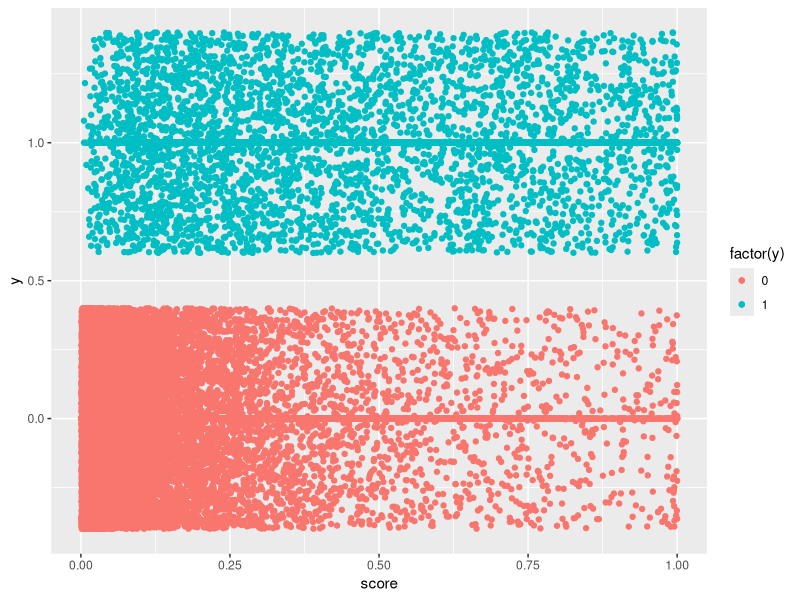
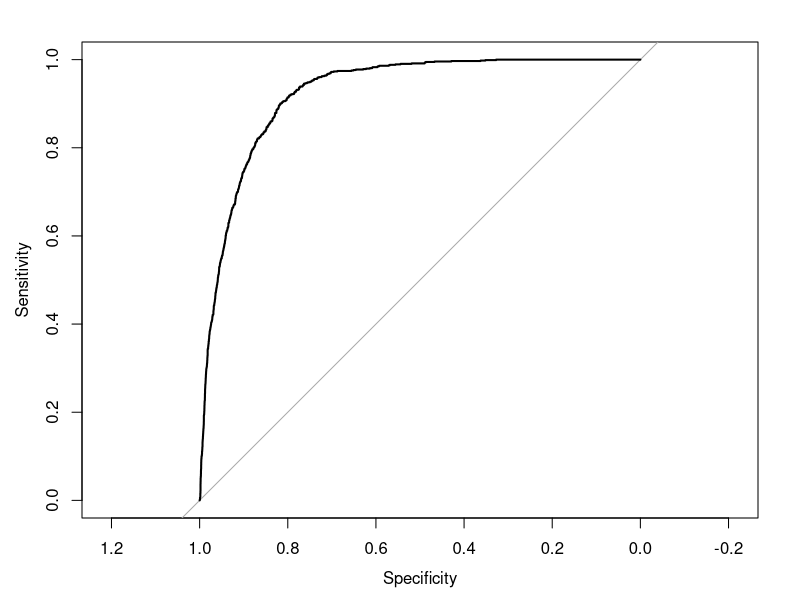

Reproduce these figures in R, in order.
## ---- chunk 1
library(dplyr)
## ---- chunk 2
setwd("C:\\Users\\INS15R\\Documents\\R latest\\R EDVANCER\\Industry Based Projects\\Industry-Based-Projects-Edvancer-Eduventures")
getwd()
## ---- chunk 3
train=read.csv("bank-full_train.csv",stringsAsFactors = FALSE,header = T ) #31647,18
test=read.csv("bank-full_test.csv",stringsAsFactors = FALSE,header = T ) #13564,17
## ---- chunk 4
apply(train,2,function(x)sum(is.na(x)))

## ---- chunk 5
apply(test,2,function(x)sum(is.na(x)))

## ---- chunk 6
test$y=NA
train$data='train'
test$data='test'
all_data=rbind(train,test)
apply(all_data,2,function(x)sum(is.na(x)))
## ---- chunk 7

glimpse(all_data) #45211,19var
## ---- chunk 8
t=table(all_data$job)
sort(t)
final=round(prop.table(table(all_data$job,all_data$y),1)*100,1)
final
s=addmargins(final,2) #add margin across Y
sort(s[,1])
View(s)
## ---- chunk 9
all_data=all_data %>% 
  mutate(job_1=as.numeric(job %in% c("self-employed","unknown","technician")), 
         job_2=as.numeric(job %in% c("services","housemaid","entrepreneur")),
         job_3=as.numeric(job %in% c("management","admin")),
         job_4=as.numeric(job=="student"),
         job_5=as.numeric(job=="retired"),
         job_6=as.numeric(job=="unemployed")) %>% 
  select(-job)

glimpse(all_data)

## ---- chunk 10
t=table(all_data$marital)
sort(t)
## ---- chunk 11
all_data=all_data %>% 
  mutate(divorced=as.numeric(marital %in% c("divorced")),
         single=as.numeric(marital %in% c("single"))
         ) %>% 
  select(-marital)
glimpse(all_data)
## ---- chunk 12
t=table(all_data$education)
sort(t)
all_data=all_data %>% 
  mutate(edu_primary=as.numeric(education %in% c("primary")),
         edu_sec=as.numeric(education %in% c("secondary")),
         edu_tert=as.numeric(education %in% c("tertiary"))
  ) %>% 
  select(-education)
glimpse(all_data)
## ---- chunk 13
table(all_data$default)
all_data$default=as.numeric(all_data$default=="yes")
## ---- chunk 14
table(all_data$housing)
all_data$housing=as.numeric(all_data$housing=="yes")
glimpse(all_data)
## ---- chunk 15
table(all_data$loan)
all_data$loan=as.numeric(all_data$loan=="yes")
glimpse(all_data)
## ---- chunk 16
t=table(all_data$contact)
sort(t)
all_data=all_data %>% 
  mutate(co_cellular=as.numeric(contact %in% c("cellular")),
         co_tel=as.numeric(contact %in% c("telephone"))
  ) %>% 
  select(-contact)
glimpse(all_data)
## ---- chunk 17
table(all_data$month)
#lets convert into percentage across months.
finalmnth=round(prop.table(table(all_data$month,all_data$y),1)*100,1)
sss=addmargins(finalmnth,2) #adding margin across Y
sort(sss[,1])
## ---- chunk 18
#may taken as base var
all_data=all_data %>% 
  mutate(month_1=as.numeric(month %in% c("aug","jun","nov","jan","jul")), 
         month_2=as.numeric(month %in% c("dec","sep")),
         month_3=as.numeric(month=="mar"),
         month_4=as.numeric(month=="oct"),
         month_5=as.numeric(month=="apr"),
         month_6=as.numeric(month=="feb")) %>% 
select(-month)
glimpse(all_data)
## ---- chunk 19
t=table(all_data$poutcome)
sort(t)
#unknown as base var
all_data=all_data %>% 
  mutate(poc_success=as.numeric(poutcome %in% c("success")),
         poc_failure=as.numeric(poutcome %in% c("failure")),
         poc_other=as.numeric(poutcome %in% c("other"))
         )%>% 
           select(-poutcome)
glimpse(all_data)
## ---- chunk 20
glimpse(all_data)
## ---- chunk 21
table(all_data$y)
table(train$y)
all_data$y=as.numeric(all_data$y=="yes")
table(all_data$y)
glimpse(all_data)
## ---- chunk 22
train=all_data %>% 
  filter(data=='train') %>% 
  select(-data) #31647,34

test=all_data %>% 
  filter(data=='test') %>% 
  select(-data,-y)

## ---- chunk 23
glimpse(train) #31647,34
## ---- chunk 24
glimpse(test) #13564,33

## ---- chunk 25
set.seed(5)
s=sample(1:nrow(train),0.75*nrow(train))
train_75=train[s,] #23735,34
test_25=train[-s,]#7912,34
## ---- chunk 26
library(car)
for_vif=lm(y~.,data=train)
summary(for_vif)

## ---- chunk 27
t=vif(for_vif)
sort(t,decreasing = T)[1:5]
## ---- chunk 28
for_vif=lm(y~.-edu_sec,data=train)
t=vif(for_vif)
sort(t,decreasing = T)[1:5]
## ---- chunk 29
summary(for_vif)
## ---- chunk 30
colnames(train) #34var
fit_train=train %>% 
  select(-edu_sec)
#1 omited
colnames(fit_train) #33var including target(y)
## ---- chunk 31
fit=glm(y~.,family = "binomial",data=fit_train) #32 predictor var
summary(fit) #we get aic:14348
## ---- chunk 32
fit=step(fit)
## ---- chunk 33
names(fit$coefficients) #25 significant var

## ---- chunk 34
fit_final=glm(y~balance + housing + loan + duration + campaign + ID + 
                job_3 + job_5 + divorced + single + edu_primary + 
                co_cellular + co_tel + month_1 + month_2 + month_3 + month_4 + 
                month_5 + month_6 + poc_success + poc_failure + poc_other ,data=fit_train,family="binomial")
## ---- chunk 35
summary(fit_final)

## ---- chunk 36
names(fit_final$coefficients) 

## ---- chunk 37
train$score=predict(fit_final,newdata = train,type="response")
#score means Pi
## ---- chunk 38

library(ggplot2)
ggplot(train,aes(y=y,x=score,color=factor(y)))+
  geom_point()+geom_jitter()
## ---- chunk 39
cutoff_data=data.frame(cutoff=0,TP=0,FP=0,FN=0,TN=0)
cutoffs=seq(0,1,length=100)

## ---- chunk 40
for (i in cutoffs){
  predicted=as.numeric(train$score>i)
  
  TP=sum(predicted==1 & train$y==1)
  FP=sum(predicted==1 & train$y==0)
  FN=sum(predicted==0 & train$y==1)
  TN=sum(predicted==0 & train$y==0)
  cutoff_data=rbind(cutoff_data,c(i,TP,FP,FN,TN))
}
## lets remove the dummy data cotaining top row in data frame cutoff_data
cutoff_data=cutoff_data[-1,]
#we now have 100 obs in df cutoff_data
## ---- chunk 41
cutoff_data=cutoff_data %>%
  mutate(P=FN+TP,N=TN+FP, #total positives and negatives
         Sn=TP/P, #sensitivity
         Sp=TN/N, #specificity
         KS=abs((TP/P)-(FP/N)),
         Accuracy=(TP+TN)/(P+N),
         Lift=(TP/P)/((TP+FP)/(P+N)),
         Precision=TP/(TP+FP),
         Recall=TP/P
  ) %>% 
  select(-P,-N)
## ---- chunk 42
#View(cutoff_data)
## ---- chunk 43
KS_cutoff=cutoff_data$cutoff[which.max(cutoff_data$KS)]
KS_cutoff
## ---- chunk 44
test$score=predict(fit_final,newdata =test,type = "response")#on final test dataset.
## ---- chunk 45
test$left=as.numeric(test$score>KS_cutoff)#if score is greater dan cutoff then true(1) else false(0)
table(test$left)
## ---- chunk 46
test$leftfinal=factor(test$left,levels = c(0,1),labels=c("no","yes"))
table(test$leftfinal)
## ---- chunk 47
write.csv(test$leftfinal,"P5_sub_1.csv")

## ---- chunk 48
test_25$score=predict(fit_final,newdata =test_25,type = "response")

## ---- chunk 49
table(test_25$y,as.numeric(test_25$score>KS_cutoff))
table(test_25$y)
## ---- chunk 50
a=(770+5888)/7912
a
## ---- chunk 51
1-a
## ---- chunk 52
library(pROC)

roccurve=roc(test_25$y,test_25$score) #real outcome and predicted score is plotted
plot(roccurve)
## ---- chunk 53
auc(roccurve) #0.9218
